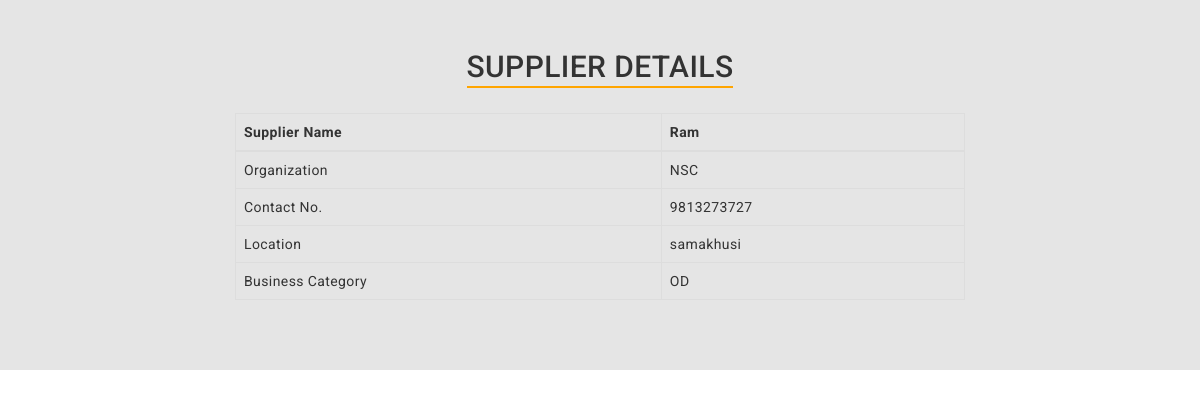
Page /contact-supplier/ on the committed database.
### home/models.py (models this page shows, shortened)
class Supplier(models.Model):
	BUSINESS_CHOICES = (
        ('KS', 'Knitting & Stiching'),
        ('HNDCRFTS', 'Handicrafts'),
        ('OD', 'Ornament Designs'),
        ('DCRNTS', 'Decorations'),
        ('WC', 'Wood Carving'),
        ('AH', 'Animal Husbandary'),
        ('SS', 'Statue Sculpture'),
        ('MD', 'Mask & Dolls'),
    )
	name = models.CharField(max_length=50)
	organization = models.CharField(max_length=50, blank = True)
	location = models.CharField(max_length=30)
	contact = models.CharField(max_length=50)
	business_type = models.CharField(max_length=100, choices = BUSINESS_CHOICES)
	product_name = models.CharField(max_length=50)
	product_price = models.CharField(max_length=50)
	product_image = models.ImageField(upload_to = 'Product Photos')
	publish = models.BooleanField(default=False)

### home/views.py (the view)
# urls.py: url(r'^contact-supplier/$', ContactSupplier.as_view(), name='contact-supplier'),
class ContactSupplier(TemplateView):
	template_name = 'contact-supplier/contactsupplier.html'
	def get_context_data(self, **kwargs):
		context = super(ContactSupplier, self).get_context_data(**kwargs)
		context['supplier'] = Supplier.objects.all()[:1]
		return context

### home/templates/contact-supplier/contactsupplier.html (shortened to what this page needs)
{% load staticfiles %}
<!DOCTYPE html>
<html>
<head>
	<link rel="stylesheet" type="text/css" href="{% static 'css/bootstrap/css/bootstrap.css' %}">
	<link rel="stylesheet" type="text/css" href="{% static 'style.css' %}">
</head>
<body>
<div class="container-fluid space one">
	<div class="container">
		<div class="col-md-2">
		</div>
		<div class="col-md-8 line">
				<h2 class="text-center" style="text-transform: uppercase;"><u>Supplier Details</u></h2><br>
				<table class="table table-bordered">
				{% for supplier in supplier %}
		 	 	{% if supplier.publish %}
										<thead>
											<tr>
												<th>Supplier Name</th>
												<th>{{ supplier.name }}</th>
											</tr>
										</thead>
										<tbody>
										<tr>
												<td>Organization</td>
												<td>{{ supplier.organization }}</td>
											</tr>
											<tr>
												<td>Contact No.</td>
												<td>{{ supplier.contact }}</td>
											</tr>
											<tr>
												<td>Location</td>
												<td>{{ supplier.location }}</td>
											</tr>
											<tr>
												<td>Business Category</td>
												<td>{{ supplier.business_type }}</td>
											</tr>
											</tbody>
											{% endif %}
		 	 {% endfor %}
									</table>
		</div>
		<div class="col-md-2">
		</div>
	</div>
</div>
</body>
</html>

### home/static/style.css (style rules this page uses)
body { font-family: 'Roboto', sans-serif; letter-spacing: 0.4px; }
u { text-decoration: none; position: relative; }
u:after { content: ''; width: 100%; position: absolute; left: 0; bottom: -4px; border-width: 0 0 2px ; border-style: solid; border-color: orange; }
.space { padding-top: 30px; padding-bottom: 50px; }
.one { background:#e5e5e5; }

### rows in the picture
Supplier: name "Ram", organization "NSC", contact "9813273727", location "samakhusi", business_type "OD"
